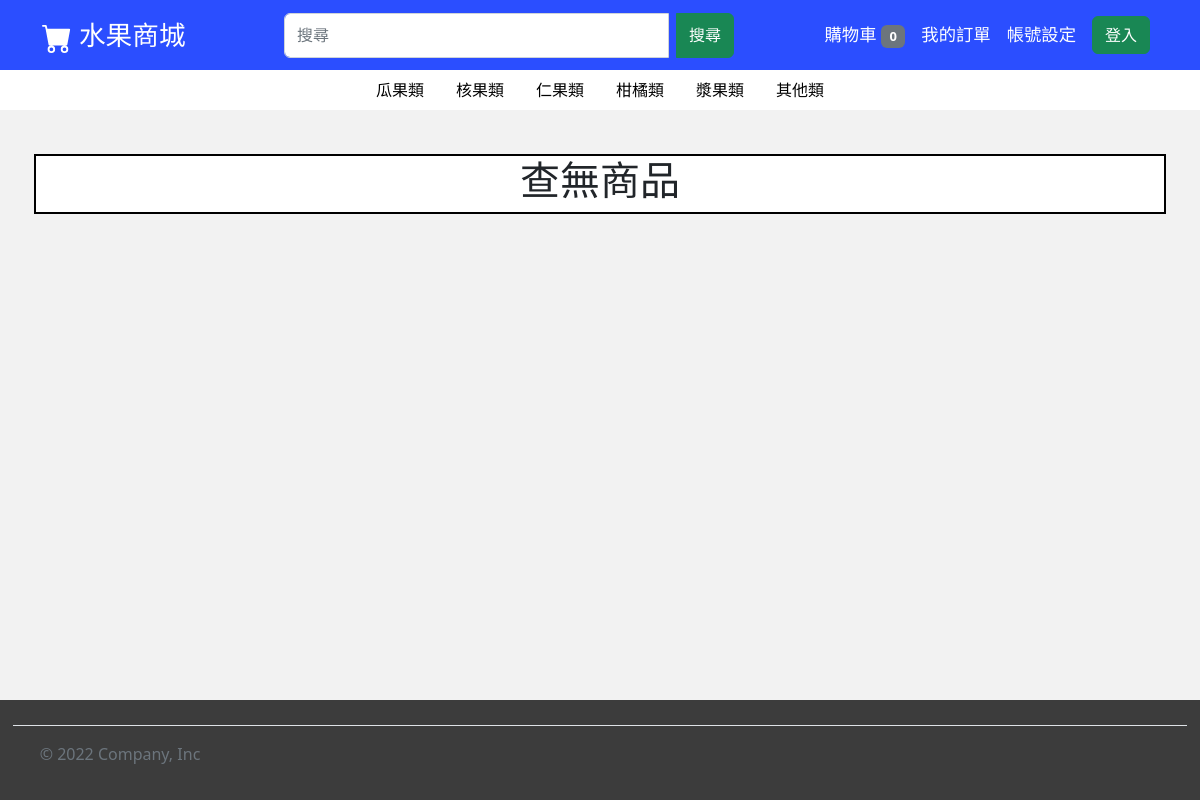
Before: /html/Inquire.php?search=pome_fruit with the older database file.
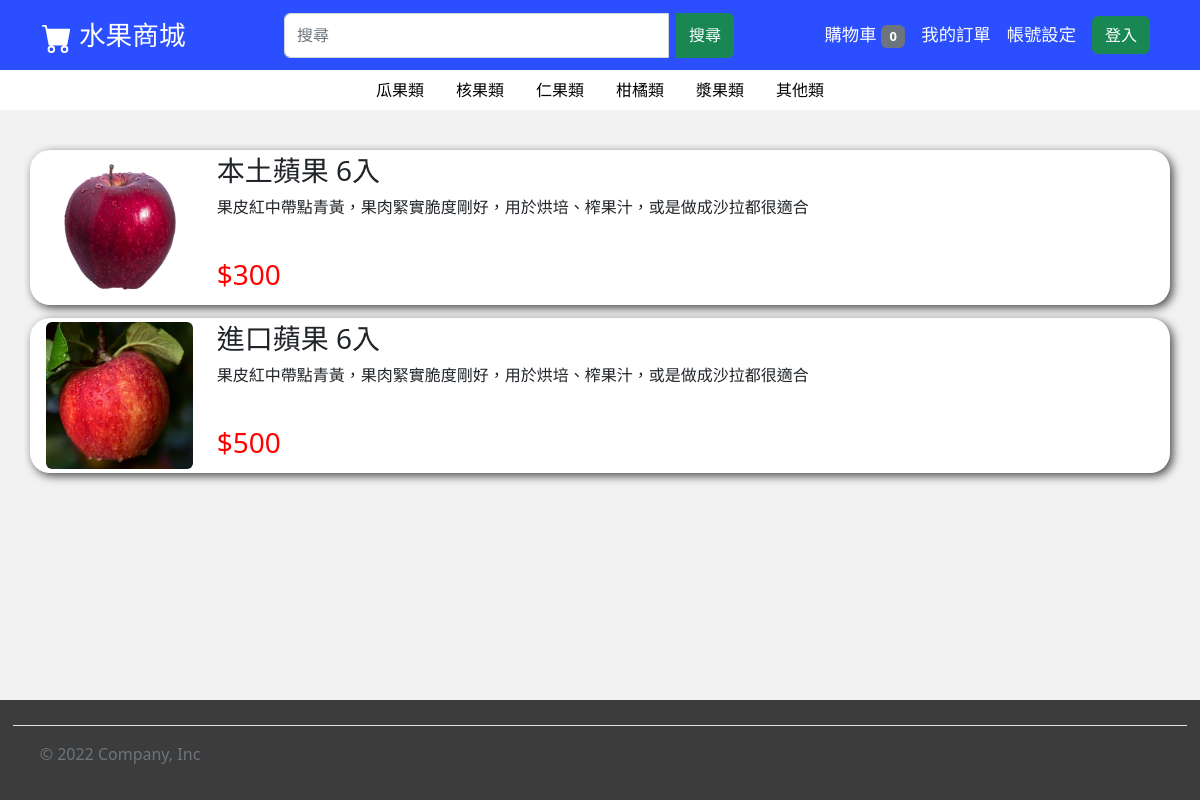
After: the same page with the newer database file.
### tables this page shows
CREATE TABLE `products` (
  `pID` varchar(20) NOT NULL,
  `pType` varchar(15) NOT NULL,
  `pName` varchar(20) NOT NULL,
  `pPrice` int(10) NOT NULL,
  `pQuantity` int(10) NOT NULL,
  `pImage` varchar(100) NOT NULL,
  `pIntroduce` varchar(100) NOT NULL,
  `pSales_volume` int(10) NOT NULL
);

### html/dbtools.inc.php (called while the page is built, shortened)
<?php
  function execute_sql($database, $sql, $link)
  {
    $result = mysql_query($sql, $link);
    return $result;
  }
?>

### html/Inquire.php (the view, shortened to what the changed rows need)
<!DOCTYPE html>
<html lang="zh-Hant">
<head>
    <link href="https://cdn.jsdelivr.net/npm/bootstrap@5.2.2/dist/css/bootstrap.min.css" rel="stylesheet"
>
    <link rel="stylesheet" type="text/css" href="../css/all_Web.css">
    <link rel="stylesheet" type="text/css" href="../css/Inquire.css">
</head>
<body>
<div id="wrapper">
<?php
    if(!empty($_GET["search"]))
        $search = $_GET["search"];
    if(!empty($search))
    {
        require_once("dbtools.inc.php");
        $link=create_connection();
        $sql="call search('$search')";
        $result=execute_sql("shoppingdb", $sql, $link);
        if(!empty($result))
        {
                $data_num = mysql_num_rows($result);
            $total_fields = mysql_num_fields($result);
        }
        else
            $data_num = 0;
    }
    else
    {
        $data_num = 0;
    }
    echo"
    <main>
        <div style=\"margin-top: 30pt;\" class=\"container\">";
    if($data_num != 0)
    {
        $j = 1;
        while ($row = mysql_fetch_row($result) and $j <= $data_num)
        {
            for($i = 0; $i < $total_fields; $i+=6)
            {
                echo"
                <div id=\"commodity\" style=\"padding: 3pt;border-radius: 15pt;background-color: rgb(255, 255, 255);box-shadow: 3px 3px 10px rgba(0, 0, 0, 0.7);margin-bottom: 10pt;\" class=\"row justify-content-md-center\">
                    <div class=\"col-auto\">
                        <img id=\"commodity_image\" style=\"width:110pt;height:110pt\" src=\"" . $row[$i] . "\" class=\"rounded mx-autod-block\" alt=\"...\" onclick=\"location.href='../html/register.php?num=" . $row[$i+5] . "'\">
                    </div>
                    <div style=\"overflow: hidden;\" class=\"col\">
                        <h3 id=\"commodity_title\" style=\" height: 25pt;overflow: hidden;text-overflow: ellipsis;\"  onclick=\"location.href='../html/register.php?num=" . $row[$i+5] . "'\">
                                " . $row[$i+1] . "
                        </h3>
                        <p style=\"height: 35pt;overflow: hidden;text-overflow: ellipsis;\">
                            " . $row[$i+2] . "
                        </p>
                        <div class=\"row justify-content-md-start\">
                            <div class=\"col-auto\">
                                <h3 style=\"color: red;\">$" . $row[$i+3] . "</h3>
                            </div>
                        </div>
                    </div>
                </div>";
            }
            $j++;
        }
    }
    else if($data_num == 0)
    {
        echo"
        <div id=\"commodity\"
            <div style=\"padding: 3pt;\" class=\"row
                    justify-content-md-center\">
                <div style=\"border: 2pt solid black;background-color: rgb(255, 255, 255);\" class=\"col\">
                    <h1 style=\"text-align: center;\">";
                    if(!empty($_POST["search"]) || !empty($_GET["search"]))
                        echo "查無商品";
                    else
                        echo "未輸入查詢商品名稱";
        echo       "</h1>
                </div>
            </div>
        </div>";
    }
    echo"
        </div>
    </main>";
?>
</div>
</body>
</html>

Changed rows visible on the page:
now on this page (row edited): products: pImage (picture), pName "本土蘋果 6入", pIntroduce "果皮紅中帶點青黃，果肉緊實脆度剛好，用於烘培、榨果汁，或是做成沙拉都很適合", pPrice "300"
now on this page (row edited): products: pImage (picture), $row[$i+5] 2 (drawn), pName "進口蘋果 6入", pIntroduce "果皮紅中帶點青黃，果肉緊實脆度剛好，用於烘培、榨果汁，或是做成沙拉都很適合", pPrice "500"
Other visible differences:
text no longer shown: "查無商品"
